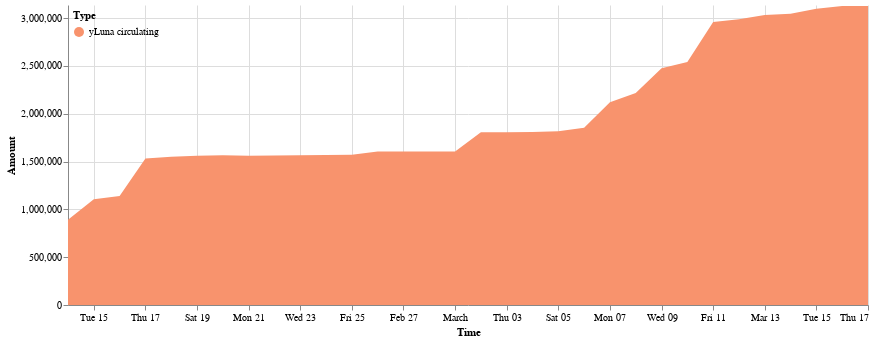

The notebook cell saved with this chart:
### Code cell
cp = ChartProvider()
domain = ['yLuna circulating']
range_ = ['#f8936d']
cp.get_yluna_time_area_chart(daily_delta_rf, 
               alt.Scale(domain=domain, range=range_),
               min_date = daily_delta_rf.Time.min(),
               max_date = daily_delta_rf.Time.max(),
               top_padding = 10000
        ).properties(width=800).configure_view(strokeOpacity=0)

### Figure 1 — Vega-Lite specification as saved in the notebook (floating-point values rounded to 4 significant figures)
{"config": {"view": {"continuousWidth": 400, "continuousHeight": 300, "strokeOpacity": 0}}, "data": {"name": "data-63d607cbbcafb3a672e60e902cf188b1"}, "mark": "area", "encoding": {"color": {"field": "Type", "legend": {"direction": "vertical", "legendY": 0, "orient": "none", "padding": 5}, "scale": {"domain": ["yLuna circulating"], "range": ["#f8936d"]}, "type": "nominal"}, "tooltip": [{"field": "Time", "format": "%Y-%m-%d", "type": "temporal"}, {"field": "Type", "type": "nominal"}, {"field": "Amount (millions)", "type": "nominal"}], "x": {"field": "Time", "scale": {"domain": ["2022-02-14", "2022-03-17"]}, "type": "temporal"}, "y": {"field": "Amount", "scale": {"domain": [0, 3136000.0]}, "type": "quantitative"}}, "width": 800, "$schema": "https://vega.github.io/schema/vega-lite/v4.17.0.json", "datasets": {"data-63d607cbbcafb3a672e60e902cf188b1": [{"Time": "2022-02-14", "Amount signed": 890600.0, "Amount": 890600.0, "Type": "yLuna circulating", "Amount (millions)": "0.89M"}, {"Time": "2022-02-15", "Amount signed": 213600.0, "Amount": 1104000.0, "Type": "yLuna circulating", "Amount (millions)": "1.1M"}, {"Time": "2022-02-16", "Amount signed": 36280.0, "Amount": 1141000.0, "Type": "yLuna circulating", "Amount (millions)": "1.14M"}, {"Time": "2022-02-17", "Amount signed": 390600.0, "Amount": 1531000.0, "Type": "yLuna circulating", "Amount (millions)": "1.53M"}, {"Time": "2022-02-18", "Amount signed": 19640.0, "Amount": 1551000.0, "Type": "yLuna circulating", "Amount (millions)": "1.55M"}, {"Time": "2022-02-19", "Amount signed": 9064.0, "Amount": 1560000.0, "Type": "yLuna circulating", "Amount (millions)": "1.56M"}, {"Time": "2022-02-20", "Amount signed": 5244.0, "Amount": 1565000.0, "Type": "yLuna circulating", "Amount (millions)": "1.57M"}, {"Time": "2022-02-21", "Amount signed": -5322.0, "Amount": 1560000.0, "Type": "yLuna circulating", "Amount (millions)": "1.56M"}, {"Time": "2022-02-22", "Amount signed": 2106.0, "Amount": 1562000.0, "Type": "yLuna circulating", "Amount (millions)": "1.56M"}, {"Time": "2022-02-23", "Amount signed": 4917.0, "Amount": 1567000.0, "Type": "yLuna circulating", "Amount (millions)": "1.57M"}, {"Time": "2022-02-24", "Amount signed": 59.87, "Amount": 1567000.0, "Type": "yLuna circulating", "Amount (millions)": "1.57M"}, {"Time": "2022-02-25", "Amount signed": 4428.0, "Amount": 1571000.0, "Type": "yLuna circulating", "Amount (millions)": "1.57M"}, {"Time": "2022-02-26", "Amount signed": 32790.0, "Amount": 1604000.0, "Type": "yLuna circulating", "Amount (millions)": "1.6M"}, {"Time": "2022-02-27", "Amount signed": 862.6, "Amount": 1605000.0, "Type": "yLuna circulating", "Amount (millions)": "1.6M"}, {"Time": "2022-02-28", "Amount signed": -740.1, "Amount": 1604000.0, "Type": "yLuna circulating", "Amount (millions)": "1.6M"}, {"Time": "2022-03-01", "Amount signed": -406.1, "Amount": 1604000.0, "Type": "yLuna circulating", "Amount (millions)": "1.6M"}, {"Time": "2022-03-02", "Amount signed": 201300.0, "Amount": 1805000.0, "Type": "yLuna circulating", "Amount (millions)": "1.81M"}, {"Time": "2022-03-03", "Amount signed": 1108.0, "Amount": 1806000.0, "Type": "yLuna circulating", "Amount (millions)": "1.81M"}, {"Time": "2022-03-04", "Amount signed": 2958.0, "Amount": 1809000.0, "Type": "yLuna circulating", "Amount (millions)": "1.81M"}, {"Time": "2022-03-05", "Amount signed": 8203.0, "Amount": 1817000.0, "Type": "yLuna circulating", "Amount (millions)": "1.82M"}, {"Time": "2022-03-06", "Amount signed": 35120.0, "Amount": 1852000.0, "Type": "yLuna circulating", "Amount (millions)": "1.85M"}, {"Time": "2022-03-07", "Amount signed": 267300.0, "Amount": 2120000.0, "Type": "yLuna circulating", "Amount (millions)": "2.12M"}, {"Time": "2022-03-08", "Amount signed": 97090.0, "Amount": 2217000.0, "Type": "yLuna circulating", "Amount (millions)": "2.22M"}, {"Time": "2022-03-09", "Amount signed": 257800.0, "Amount": 2475000.0, "Type": "yLuna circulating", "Amount (millions)": "2.47M"}, {"Time": "2022-03-10", "Amount signed": 65280.0, "Amount": 2540000.0, "Type": "yLuna circulating", "Amount (millions)": "2.54M"}, {"Time": "2022-03-11", "Amount signed": 418900.0, "Amount": 2959000.0, "Type": "yLuna circulating", "Amount (millions)": "2.96M"}, {"Time": "2022-03-12", "Amount signed": 29130.0, "Amount": 2988000.0, "Type": "yLuna circulating", "Amount (millions)": "2.99M"}, {"Time": "2022-03-13", "Amount signed": 43900.0, "Amount": 3032000.0, "Type": "yLuna circulating", "Amount (millions)": "3.03M"}, {"Time": "2022-03-14", "Amount signed": 12140.0, "Amount": 3044000.0, "Type": "yLuna circulating", "Amount (millions)": "3.04M"}, {"Time": "2022-03-15", "Amount signed": 52620.0, "Amount": 3097000.0, "Type": "yLuna circulating", "Amount (millions)": "3.1M"}, {"Time": "2022-03-16", "Amount signed": 29290.0, "Amount": 3126000.0, "Type": "yLuna circulating", "Amount (millions)": "3.13M"}, {"Time": "2022-03-17", "Amount signed": 268.7, "Amount": 3126000.0, "Type": "yLuna circulating", "Amount (millions)": "3.13M"}]}}
